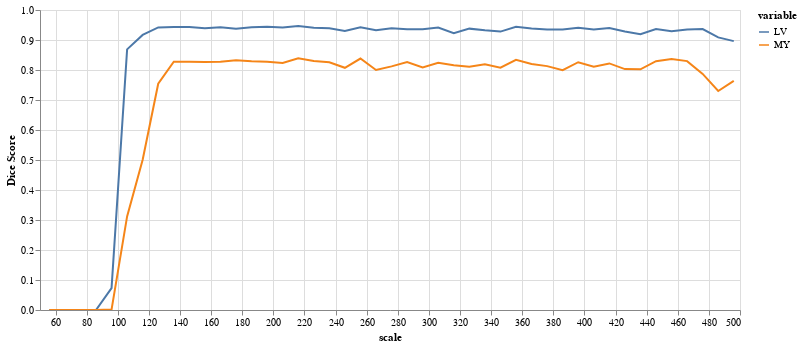

Notebook code cell kept with this figure:
### Code cell
results = eval_zoom_series(img(), trueMask(), trainedModel, components=['bg','LV','MY'])
plot_eval_series(results)

### Figure 1 — Vega-Lite specification as saved in the notebook (floating-point values rounded to 4 significant figures)
{"config": {"view": {"continuousWidth": 400, "continuousHeight": 300}}, "data": {"name": "data-f8c31be6a391ff79b7738c41c8309731"}, "mark": "line", "encoding": {"color": {"field": "variable", "type": "nominal"}, "tooltip": {"field": "Dice Score", "type": "quantitative"}, "x": {"field": "scale", "type": "quantitative"}, "y": {"field": "Dice Score", "type": "quantitative"}}, "height": 300, "selection": {"selector005": {"type": "interval", "bind": "scales", "encodings": ["x", "y"]}}, "width": 700, "$schema": "https://vega.github.io/schema/vega-lite/v4.17.0.json", "datasets": {"data-f8c31be6a391ff79b7738c41c8309731": [{"scale": 56, "variable": "LV", "Dice Score": 0.0}, {"scale": 66, "variable": "LV", "Dice Score": 0.0}, {"scale": 76, "variable": "LV", "Dice Score": 0.0}, {"scale": 86, "variable": "LV", "Dice Score": 0.0}, {"scale": 96, "variable": "LV", "Dice Score": 0.07278}, {"scale": 106, "variable": "LV", "Dice Score": 0.8689}, {"scale": 116, "variable": "LV", "Dice Score": 0.917}, {"scale": 126, "variable": "LV", "Dice Score": 0.9418}, {"scale": 136, "variable": "LV", "Dice Score": 0.9429}, {"scale": 146, "variable": "LV", "Dice Score": 0.9433}, {"scale": 156, "variable": "LV", "Dice Score": 0.9393}, {"scale": 166, "variable": "LV", "Dice Score": 0.9428}, {"scale": 176, "variable": "LV", "Dice Score": 0.9375}, {"scale": 186, "variable": "LV", "Dice Score": 0.9425}, {"scale": 196, "variable": "LV", "Dice Score": 0.9441}, {"scale": 206, "variable": "LV", "Dice Score": 0.9415}, {"scale": 216, "variable": "LV", "Dice Score": 0.9467}, {"scale": 226, "variable": "LV", "Dice Score": 0.9412}, {"scale": 236, "variable": "LV", "Dice Score": 0.9394}, {"scale": 246, "variable": "LV", "Dice Score": 0.9302}, {"scale": 256, "variable": "LV", "Dice Score": 0.9425}, {"scale": 266, "variable": "LV", "Dice Score": 0.9322}, {"scale": 276, "variable": "LV", "Dice Score": 0.939}, {"scale": 286, "variable": "LV", "Dice Score": 0.9359}, {"scale": 296, "variable": "LV", "Dice Score": 0.9357}, {"scale": 306, "variable": "LV", "Dice Score": 0.9416}, {"scale": 316, "variable": "LV", "Dice Score": 0.9225}, {"scale": 326, "variable": "LV", "Dice Score": 0.9379}, {"scale": 336, "variable": "LV", "Dice Score": 0.9323}, {"scale": 346, "variable": "LV", "Dice Score": 0.928}, {"scale": 356, "variable": "LV", "Dice Score": 0.944}, {"scale": 366, "variable": "LV", "Dice Score": 0.9383}, {"scale": 376, "variable": "LV", "Dice Score": 0.9351}, {"scale": 386, "variable": "LV", "Dice Score": 0.9352}, {"scale": 396, "variable": "LV", "Dice Score": 0.9408}, {"scale": 406, "variable": "LV", "Dice Score": 0.935}, {"scale": 416, "variable": "LV", "Dice Score": 0.9396}, {"scale": 426, "variable": "LV", "Dice Score": 0.9282}, {"scale": 436, "variable": "LV", "Dice Score": 0.919}, {"scale": 446, "variable": "LV", "Dice Score": 0.9363}, {"scale": 456, "variable": "LV", "Dice Score": 0.9295}, {"scale": 466, "variable": "LV", "Dice Score": 0.9348}, {"scale": 476, "variable": "LV", "Dice Score": 0.9364}, {"scale": 486, "variable": "LV", "Dice Score": 0.9086}, {"scale": 496, "variable": "LV", "Dice Score": 0.8962}, {"scale": 56, "variable": "MY", "Dice Score": 0.0}, {"scale": 66, "variable": "MY", "Dice Score": 0.0}, {"scale": 76, "variable": "MY", "Dice Score": 0.0}, {"scale": 86, "variable": "MY", "Dice Score": 0.0}, {"scale": 96, "variable": "MY", "Dice Score": 0.001482}, {"scale": 106, "variable": "MY", "Dice Score": 0.3119}, {"scale": 116, "variable": "MY", "Dice Score": 0.5006}, {"scale": 126, "variable": "MY", "Dice Score": 0.7541}, {"scale": 136, "variable": "MY", "Dice Score": 0.8278}, {"scale": 146, "variable": "MY", "Dice Score": 0.8273}, {"scale": 156, "variable": "MY", "Dice Score": 0.8268}, {"scale": 166, "variable": "MY", "Dice Score": 0.8275}, {"scale": 176, "variable": "MY", "Dice Score": 0.8322}, {"scale": 186, "variable": "MY", "Dice Score": 0.8288}, {"scale": 196, "variable": "MY", "Dice Score": 0.8275}, {"scale": 206, "variable": "MY", "Dice Score": 0.8236}, {"scale": 216, "variable": "MY", "Dice Score": 0.8392}, {"scale": 226, "variable": "MY", "Dice Score": 0.8298}, {"scale": 236, "variable": "MY", "Dice Score": 0.826}, {"scale": 246, "variable": "MY", "Dice Score": 0.8073}, {"scale": 256, "variable": "MY", "Dice Score": 0.8381}, {"scale": 266, "variable": "MY", "Dice Score": 0.8}, {"scale": 276, "variable": "MY", "Dice Score": 0.8121}, {"scale": 286, "variable": "MY", "Dice Score": 0.8266}, {"scale": 296, "variable": "MY", "Dice Score": 0.8089}, {"scale": 306, "variable": "MY", "Dice Score": 0.8241}, {"scale": 316, "variable": "MY", "Dice Score": 0.8162}, {"scale": 326, "variable": "MY", "Dice Score": 0.8106}, {"scale": 336, "variable": "MY", "Dice Score": 0.8189}, {"scale": 346, "variable": "MY", "Dice Score": 0.8079}, {"scale": 356, "variable": "MY", "Dice Score": 0.8338}, {"scale": 366, "variable": "MY", "Dice Score": 0.8202}, {"scale": 376, "variable": "MY", "Dice Score": 0.8129}, {"scale": 386, "variable": "MY", "Dice Score": 0.7994}, {"scale": 396, "variable": "MY", "Dice Score": 0.8259}, {"scale": 406, "variable": "MY", "Dice Score": 0.8113}, {"scale": 416, "variable": "MY", "Dice Score": 0.8219}, {"scale": 426, "variable": "MY", "Dice Score": 0.803}, {"scale": 436, "variable": "MY", "Dice Score": 0.8023}, {"scale": 446, "variable": "MY", "Dice Score": 0.8294}, {"scale": 456, "variable": "MY", "Dice Score": 0.8369}, {"scale": 466, "variable": "MY", "Dice Score": 0.8296}, {"scale": 476, "variable": "MY", "Dice Score": 0.7869}, {"scale": 486, "variable": "MY", "Dice Score": 0.73}, {"scale": 496, "variable": "MY", "Dice Score": 0.7639}]}}
